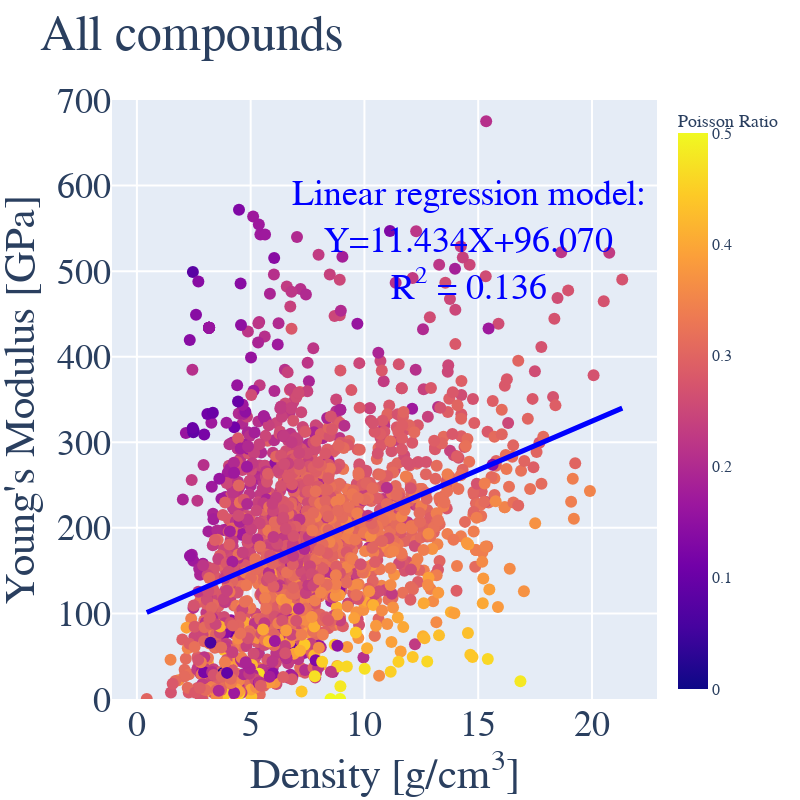

The code cell stored with this chart in its notebook:
### Code cell
import plotly
import plotly.graph_objs as go
from plotly.offline import iplot

plotly.offline.init_notebook_mode(connected=True)
layout_test = go.Layout(title= "All compounds", hovermode= 'closest',
                  font = dict(family='Times New Roman',size=36),
                  xaxis= dict(title= 'Density [g/cm<sup>3</sup>]',zeroline= False, gridwidth= 2), #To change range put command inside xaxis dictionary after gridwidth range=[-XX,XX]
                  yaxis= dict(title= "Young's Modulus [GPa]",zeroline= False, gridwidth= 2,range=[0,700]), #To change range put command inside yaxis dictionary after gridwidth range=[-YY,YY]
                  height = 800,
                  width = 800,
    showlegend= False           
)

#Scatter plot of collected data. Use df_oxide_all dataframe. df_oxide_all.Density will pull density column. Could change Density or IPF to Molar Volume or simply volume if you wanted.
trace_test = go.Scatter(x = df.Density, y = df.Y_Modulus, mode = 'markers', text = df.Formula,
                           marker=dict(size=12, color=(df['poisson_ratio']),
                               colorbar = dict(title={ 'text': "Poisson Ratio", 
                                                    'font': {'family':'Georgia', 'size': 18}},  
                                             tickfont={'family':'Georgia', 'size': 16 })), 
                        name = 'All Queries')

predictions = y_pred.reshape(1,-1).tolist()[0]
full_x_list =X.reshape(1,-1).tolist()[0]

prediction = go.Scatter(x = full_x_list, y = predictions, mode = 'lines+text', 
                            line = dict(color = "blue", width = 5),name= "Model" )

import plotly.express as px
data_test = [trace_test, prediction]
fig_test = go.Figure(data_test, layout=layout_test)
fig_test.add_annotation(
            x=15,
            y=500,
            text= f"Linear regression model:<br>Y={model.coef_[0]:,.3f}X+{model.intercept_:,.3f}<br>R<sup>2</sup> = {R2:,.3f}", 
            font=dict(
                color="blue",
                size=36
            )
            )
iplot(fig_test)

### Figure 1 — Plotly figure (JSON) as saved in the notebook; plotly's stock layout.template omitted (floating-point values rounded to 4 significant figures; data arrays with more than 128 entries replaced by an {"elided": "..."} marker saying what was removed)
{"data": [{"marker": {"color": {"elided": "2136 float values"}, "colorbar": {"tickfont": {"family": "Georgia", "size": 16}, "title": {"font": {"family": "Georgia", "size": 18}, "text": "Poisson Ratio"}}, "size": 12}, "mode": "markers", "name": "All Queries", "text": {"elided": "2136 str values"}, "type": "scatter", "x": {"elided": "2136 float values"}, "y": {"elided": "2136 float values"}}, {"line": {"color": "blue", "width": 5}, "mode": "lines+text", "name": "Model", "type": "scatter", "x": {"elided": "2136 float values"}, "y": {"elided": "2136 float values"}}], "layout": {"annotations": [{"font": {"color": "blue", "size": 36}, "text": "Linear regression model:<br>Y=11.434X+96.070<br>R<sup>2</sup> = 0.136", "x": 15, "y": 500}], "font": {"family": "Times New Roman", "size": 36}, "height": 800, "hovermode": "closest", "showlegend": false, "title": {"text": "All compounds"}, "width": 800, "xaxis": {"gridwidth": 2, "title": {"text": "Density [g/cm<sup>3</sup>]"}, "zeroline": false}, "yaxis": {"gridwidth": 2, "range": [0, 700], "title": {"text": "Young's Modulus [GPa]"}, "zeroline": false}}}
